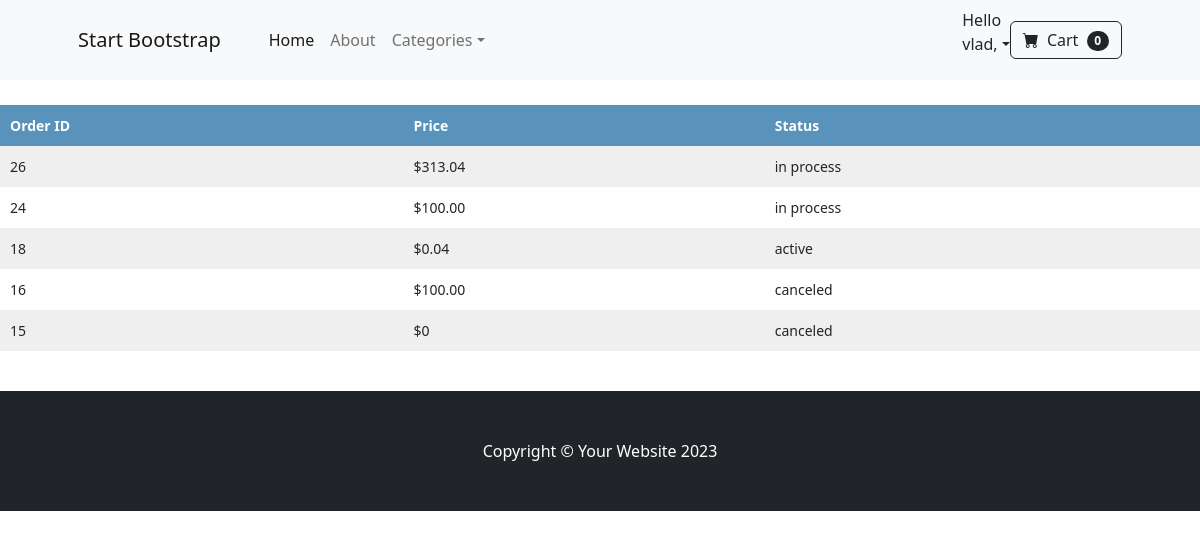
Page /order/my_orders/ (signed in) on the committed database.
### order/models.py (models this page shows, shortened)
class UserOrder(models.Model):
    user = models.ForeignKey(get_user_model(), on_delete=models.SET_NULL, blank=True, null=True,
                             related_name='user_order')
    first_name = models.CharField(max_length=50)
    last_name = models.CharField(max_length=50)
    phone = models.CharField(max_length=50)
    delivery = models.CharField(max_length=64, choices=[('delivery', 'delivery'), ('pickup', 'pickup')])
    address = models.CharField(max_length=250, null=True, blank=True)
    postal_code = models.CharField(max_length=20, null=True, blank=True)
    created = models.DateTimeField(auto_now_add=True)
    updated = models.DateTimeField(auto_now=True)
    paid = models.BooleanField(default=False)
    status = models.CharField(max_length=60, choices=(
        ('in process', 'in process'),
        ('active', 'active'),
        ('processed', 'processed'),
        ('canceled', 'canceled'),
    ), default='in process')
    class Meta:
        ordering = ['-created']
        indexes = [
            models.Index(fields=['-created']),
        ]
    def get_total_cost(self):
        return sum(item.get_cost() for item in self.items.all())

class OrderItem(models.Model):
    order = models.ForeignKey(UserOrder,
                              related_name='items',
                              on_delete=models.CASCADE)
    product = models.ForeignKey(Product,
                                related_name='order_items',
                                on_delete=models.CASCADE)
    price = models.DecimalField(max_digits=10,
                                decimal_places=2)
    quantity = models.PositiveIntegerField(default=1)
    def get_cost(self):
        return self.price * self.quantity

### order/views.py (the view)
# urls.py: path('my_orders/', views.MyOrders.as_view(), name='my_orders'),
class MyOrders(ListView):
    template_name = 'order/order_list.html'
    paginate_by = 10
    context_object_name = 'orders'
    def get_queryset(self):
        return UserOrder.objects.filter(user=self.request.user).order_by('-updated')

### cart/cart.py (called while the page is built)
    def item_amount(self):
        return len(self.cart)

### cart/context_processors.py (called while the page is built)
def cart_length(request):
    cart = Cart(request)
    return {'cart_length': cart.item_amount()}

### shop/context_processors.py (called while the page is built)
def categories_processor(request):
    categories = models.Category.objects.all()
    return {'categories': categories}

### shop/models.py (called while the page is built)
    def __str__(self):
        return self.name

    def get_absolute_url(self):
        return reverse('shop:category_detail', args=[self.slug])

### order/templates/order/order_list.html (shortened to what this page needs)
{% extends 'shop/base.html' %}
{%block content%}
{% include 'shop/elements/navigation.html' %}
<table class="cart" style="margin-top:25px">
    <thead>
      <tr>
        <th>Order ID</th>
        <th>Price</th>
        <th>Status</th>
      </tr>
    </thead>
    <tbody>
      {% for item in orders %}
          <tr>
            <td>{{ item.pk }}</td>
            <td class="num">${{ item.get_total_cost }}</td>
            <td class="num">{{ item.status }}</td>
          </tr>
      {% endfor %}
    </tbody>
  </table>
{% endblock %}

### shop/templates/shop/base.html (shortened to what this page needs)
{% load static %}
<!DOCTYPE html>
<html lang="en">
<head>
    <link href="https://cdn.jsdelivr.net/npm/bootstrap-icons@1.5.0/font/bootstrap-icons.css" rel="stylesheet"/>
    <link href="{% static 'css/styles.css' %}" rel="stylesheet"/>
</head>
<body>
{%block content%} {% endblock %}
<footer class="py-5 bg-dark">
    <div class="container"><p class="m-0 text-center text-white">Copyright &copy; Your Website 2023</p></div>
</footer>
</body>
</html>

### shop/templates/shop/elements/navigation.html (shortened to what this page needs)
        <nav class="navbar navbar-expand-lg navbar-light bg-light">
            <div class="container px-4 px-lg-5">
                <a class="navbar-brand" href="#!">Start Bootstrap</a>
                <div class="collapse navbar-collapse" id="navbarSupportedContent">
                    <ul class="navbar-nav me-auto mb-2 mb-lg-0 ms-lg-4">
                        <li class="nav-item"><a class="nav-link active" aria-current="page" href="{% url 'shop:index' %}">Home</a></li>
                        <li class="nav-item"><a class="nav-link" href="#!">About</a></li>
                        <li class="nav-item dropdown">
                            <a class="nav-link dropdown-toggle" id="navbarDropdown" href="#" role="button" data-bs-toggle="dropdown" aria-expanded="false">Categories</a>
                        </li>
                    </ul>
                        <span class="user">
                                                <ol class="nav-item dropdown">
      {% if request.user.is_authenticated %}
        Hello
<a class="nav-link nav-item dropdown dropdown-toggle" href="#" role="button" data-bs-toggle="dropdown" aria-expanded="false">{{ request.user.first_name|default:request.user.username }},</a>
      {% else %}
        <a href="{% url "shop:login" %}">Log-in</a>
      {% endif %}
                                                </ol>
    </span>
                    <form class="d-flex" action="{% url 'cart:cart_detail' %}">
                        <button class="btn btn-outline-dark" type="submit">
                            <i class="bi-cart-fill me-1"></i>
                            Cart
                            <span class="badge bg-dark text-white ms-1 rounded-pill">{{cart_length}}</span>
                        </button>
                    </form>
                </div>
            </div>
        </nav>

### rows in the picture
UserOrder: pk "26", get_total_cost "313.04", status "in process"
UserOrder: pk "24", get_total_cost "100.00", status "in process"
UserOrder: pk "18", get_total_cost "0.04", status "active"
UserOrder: pk "16", get_total_cost "100.00", status "canceled"
UserOrder: pk "15", get_total_cost "0", status "canceled"

### other values in the picture
{{ request.user.first_name|default:request.user.username }} "vlad"
{{ cart_length }} "0"
